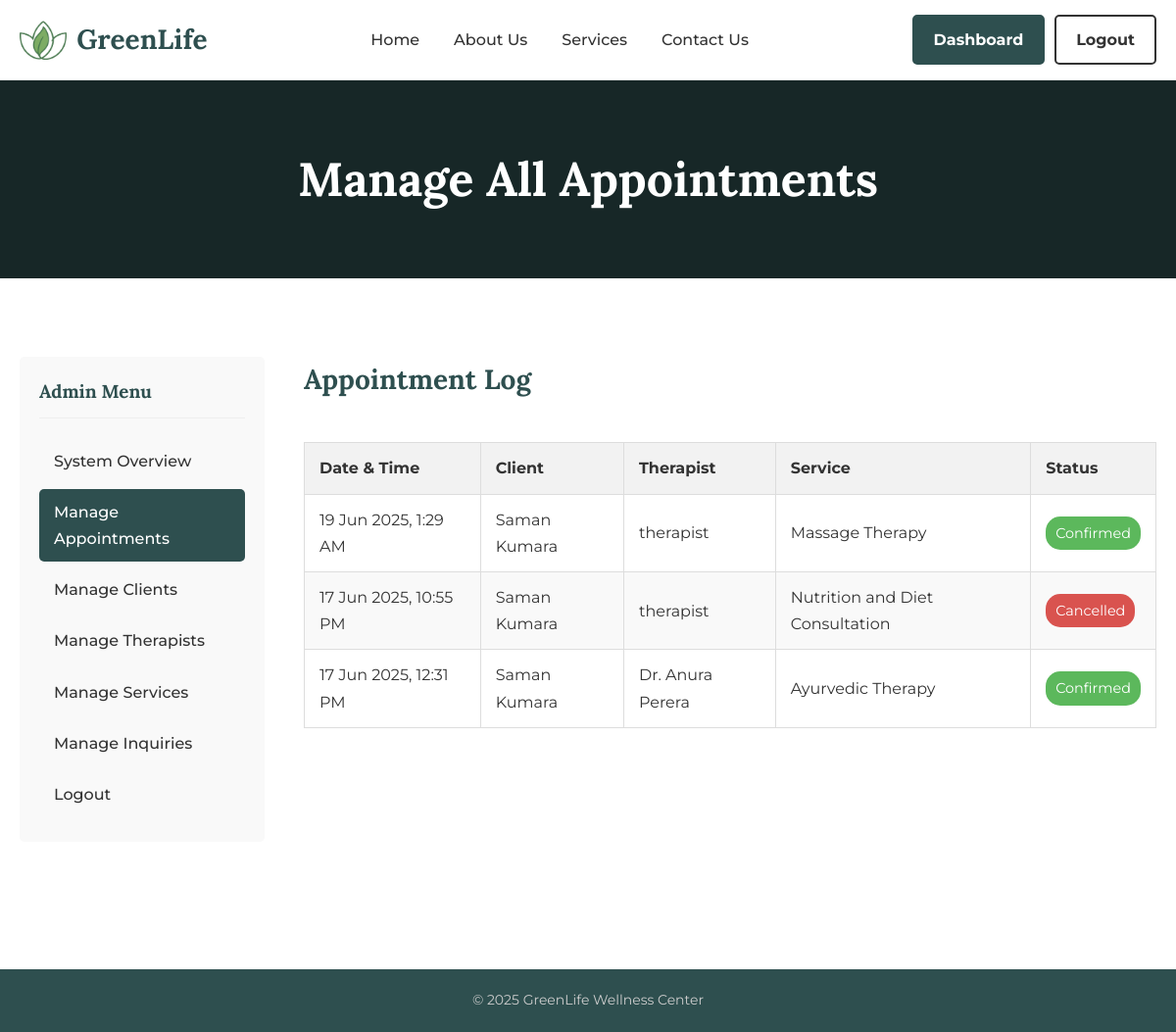
The page /admin/manage_appointments.php (signed in) on the database its author committed.
### tables this page shows
CREATE TABLE IF NOT EXISTS `appointments` (
  `appointment_id` int NOT NULL AUTO_INCREMENT,
  `client_id` int NOT NULL,
  `therapist_id` int NOT NULL,
  `service_id` int NOT NULL,
  `appointment_date` date NOT NULL,
  `appointment_time` time NOT NULL,
  `status` varchar(10) NOT NULL DEFAULT 'pending',
  `created_at` timestamp NOT NULL DEFAULT CURRENT_TIMESTAMP,
  PRIMARY KEY (`appointment_id`)
);

CREATE TABLE IF NOT EXISTS `users` (
  `user_id` int NOT NULL AUTO_INCREMENT,
  `full_name` varchar(100) NOT NULL,
  `email` varchar(100) NOT NULL,
  `password` varchar(255) NOT NULL,
  `role` varchar(10) NOT NULL DEFAULT 'client',
  `created_at` timestamp NOT NULL DEFAULT CURRENT_TIMESTAMP,
  PRIMARY KEY (`user_id`),
  UNIQUE KEY `email` (`email`)
);

CREATE TABLE IF NOT EXISTS `services` (
  `service_id` int NOT NULL AUTO_INCREMENT,
  `service_name` varchar(100) NOT NULL,
  `description` text NOT NULL,
  `image_path` varchar(255) NOT NULL,
  PRIMARY KEY (`service_id`)
);

### admin/manage_appointments.php (the view, shortened to what this page needs)
<?php
    include_once '../includes/db_connect.php';
    $sql = "SELECT a.appointment_date, a.appointment_time, c.full_name AS client_name, t.full_name AS therapist_name, s.service_name, a.status
            FROM appointments a
            JOIN users c ON a.client_id = c.user_id
            JOIN users t ON a.therapist_id = t.user_id
            JOIN services s ON a.service_id = s.service_id
            ORDER BY a.appointment_date DESC, a.appointment_time DESC";
    $result = mysqli_query($conn, $sql);
    include '../header.php';
?>
<main>
    <section class="page-header"><div class="container"><h1>Manage All Appointments</h1></div></section>
    <section class="content-section">
        <div class="container dashboard-grid">
            <aside class="dashboard-nav">
                <h3>Admin Menu</h3>
                <ul>
                    <li><a href="index.php">System Overview</a></li>
                    <li><a href="manage_appointments.php" class="active">Manage Appointments</a></li>
                    <li><a href="manage_clients.php">Manage Clients</a></li>
                    <li><a href="manage_therapists.php">Manage Therapists</a></li>
                    <li><a href="manage_services.php">Manage Services</a></li>
                    <li><a href="manage_inquiries.php">Manage Inquiries</a></li>
                    <li><a href="../logout.php">Logout</a></li>
                </ul>
            </aside>
            <div class="dashboard-content">
                <h2>Appointment Log</h2>
                <div class="table-container">
                    <table>
                        <thead><tr><th>Date & Time</th><th>Client</th><th>Therapist</th><th>Service</th><th>Status</th></tr></thead>
                        <tbody>
                            <?php while($row = mysqli_fetch_assoc($result)): ?>
                            <tr>
                                <td><?php echo date("d M Y, g:i A", strtotime($row['appointment_date'] . ' ' . $row['appointment_time'])); ?></td>
                                <td><?php echo htmlspecialchars($row['client_name']); ?></td>
                                <td><?php echo htmlspecialchars($row['therapist_name']); ?></td>
                                <td><?php echo htmlspecialchars($row['service_name']); ?></td>
                                <td><span class="status-badge status-<?php echo htmlspecialchars($row['status']); ?>"><?php echo ucfirst(htmlspecialchars($row['status'])); ?></span></td>
                            </tr>
                            <?php endwhile; ?>
                        </tbody>
                    </table>
                </div>
            </div>
        </div>
    </section>
</main>
<?php include '../footer.php'; ?>

### css/style.css (style rules this page uses)
:root { --deep-green: #2E4F4F; --light-beige: #F8F6F2; --dark-text: #333333; --light-green: #A4B494; --primary-font: 'Lora', serif; --secondary-font: 'Montserrat', sans-serif; --border-radius: 5px; }
* { margin: 0; padding: 0; box-sizing: border-box; }
body { font-family: var(--secondary-font); background-color: #fff; color: var(--dark-text); line-height: 1.7; }
.container { max-width: 1200px; margin: 0 auto; padding: 0 20px; }
main { min-height: 70vh; }
h1, h2, h3, h4, h5, h6 { font-family: var(--primary-font); color: var(--deep-green); }
.page-header { padding: 60px 0; background-color: var(--deep-green); color: white; text-align: center; background-size: cover; background-position: center; position: relative; }
.page-header .container { position: relative; z-index: 2; }
.page-header::after { content: ''; position: absolute; top: 0; left: 0; right: 0; bottom: 0; background-color: rgba(0,0,0,0.5); }
.page-header h1 { color: white; font-size: 48px; }
.content-section { padding: 80px 0; }
.dashboard-grid { display: grid; grid-template-columns: 250px 1fr; gap: 40px; }
.dashboard-nav { background-color: #f9f9f9; padding: 20px; border-radius: var(--border-radius); }
.dashboard-nav h3 { margin-bottom: 20px; padding-bottom: 10px; border-bottom: 1px solid #eee; }
.dashboard-nav ul { list-style: none; }
.dashboard-nav ul li a { display: block; padding: 10px 15px; text-decoration: none; color: var(--dark-text); border-radius: var(--border-radius); margin-bottom: 5px; font-weight: 500; }
.dashboard-nav ul li a.active { background-color: var(--deep-green); color: white; }
.dashboard-content h2 { margin-bottom: 20px; font-size: 28px; }
.table-container { overflow-x: auto; }
table { width: 100%; border-collapse: collapse; margin-top: 20px; }
table th, table td { padding: 12px 15px; border: 1px solid #ddd; text-align: left; }
table th { background-color: #f2f2f2; }
table tbody tr:nth-child(even) { background-color: #f9f9f9; }
.status-badge { padding: 5px 10px; border-radius: 15px; font-size: 0.9em; color: white; background-color: #777; display: inline-block; }
.status-confirmed { background-color: #5cb85c; }
.status-cancelled { background-color: #d9534f; }

### rows shown on the page
appointments: appointment_date+appointment_time "19 Jun 2025, 1:29 AM", users.full_name "Saman Kumara", users.full_name "therapist", service.service_name "Massage Therapy", status "Confirmed"
appointments: appointment_date+appointment_time "17 Jun 2025, 10:55 PM", users.full_name "Saman Kumara", users.full_name "therapist", service.service_name "Nutrition and Diet Consultation", status "Cancelled"
appointments: appointment_date+appointment_time "17 Jun 2025, 12:31 PM", users.full_name "Saman Kumara", users.full_name "Dr. Anura Perera", service.service_name "Ayurvedic Therapy", status "Confirmed"
